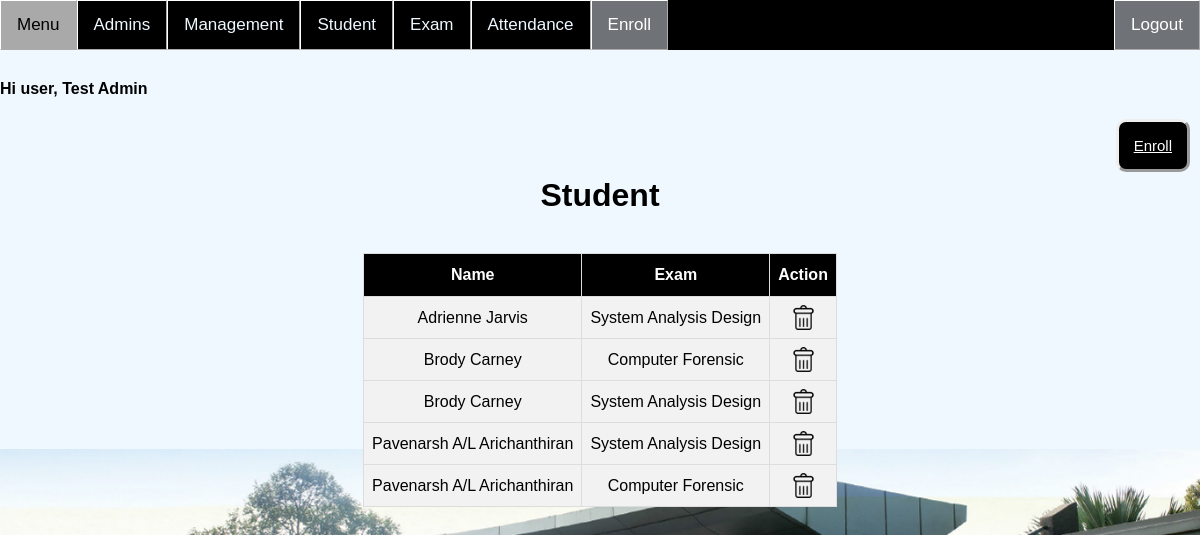
The app's page /Admin/Enroll.php (signed in), older data.
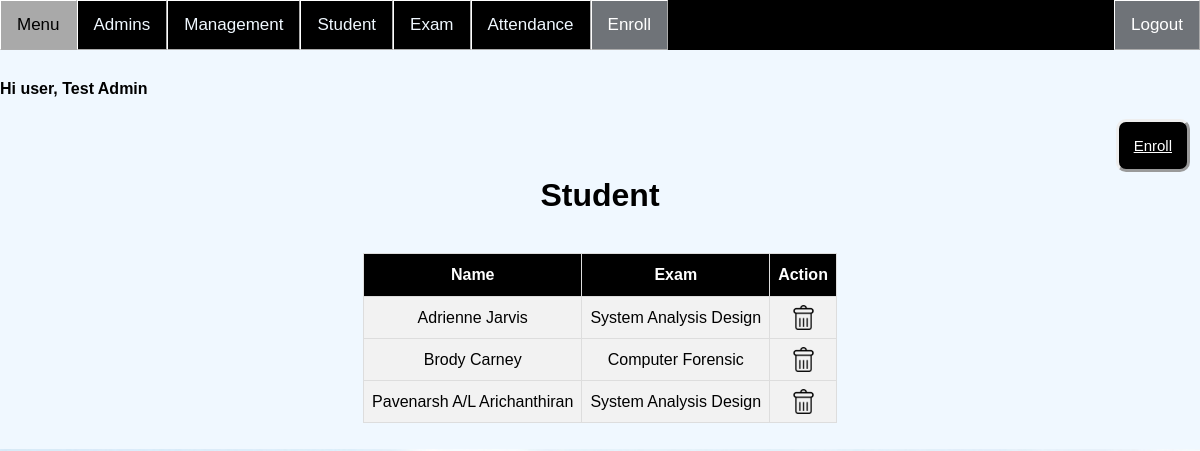
The same page, newer data.
### tables this page shows
CREATE TABLE `student_has_exam` (
  `id` int(9) NOT NULL,
  `student_id` int(11) NOT NULL,
  `exam_id` int(11) NOT NULL,
  `attendance` int(11) NOT NULL,
  `attendance_date_time` datetime DEFAULT NULL
);

CREATE TABLE `student` (
  `id` int(11) NOT NULL,
  `name` varchar(255) NOT NULL,
  `ic_no` varchar(99) NOT NULL,
  `student_id` varchar(99) NOT NULL,
  `email` varchar(99) NOT NULL,
  `enrol_fingerprint` int(1) NOT NULL,
  `course_id` int(11) NOT NULL,
  `semester_id` int(11) NOT NULL
);

CREATE TABLE `exam` (
  `id` int(11) NOT NULL,
  `name` varchar(255) NOT NULL,
  `datetime` datetime NOT NULL
);

### Admin/Enroll.php (the view, shortened to what this page needs)
<?php
if(isset ($_SESSION["userId"]))
{	include "Header.php";?>
<!DOCTYPE html>
<html>
<head>
</head>
<body>
	<a style="float:right;margin-right:10px" href="EnrollAdd.php" class="btn">Enroll</a><br><br>
	<h1 align="center"> Student</h1>
	<br>
<?php
	$queryGet = "SELECT student_has_exam.*, student.name as studentName, exam.name AS examName
                FROM student_has_exam
                INNER JOIN student ON student_has_exam.student_id = student.id
                INNER JOIN exam ON student_has_exam.exam_id = exam.id
                ORDER BY student.name";
	$resultGet = mysqli_query($link,$queryGet);
	if(!$resultGet)
	{
		die ("Invalid Query - get Items List: ". mysqli_error($link));
	}
	else
	{?>
	<table id="table" border="1" align="center">
		<tr>
			<th>Name</th>
			<th>Exam</th>
			<th>Action</th>
		</tr>
<?php	while($row= mysqli_fetch_array($resultGet, MYSQLI_BOTH))
		{	?>
			<tr>
				<td><?php echo $row['studentName']?></td>
				<td><?php echo $row['examName'];?></td>
				<td>
					<a href="Delete.php?eid=<?php echo $row['id'];?>" onclick="return confirm('Are you sure?')">
					<img border="0" alt="editB" src="../CSS/btn/delB.png" width="25" height="25"></a></a>
				</td>
			</tr>
<?php	}?>
	</table>
<?php
	}
}
else	{
	echo "No session exists or session has expired. Please log in again ";
	echo "Page will be redirect in 5 seconds";
	header('Refresh: 5; ../Admin/Login.php');
}
	?>
</body>
</html>

Row changes from the older to the newer data that the page shows:
removed student_has_exam: student.name "Brody Carney", exam.name "System Analysis Design"
removed student_has_exam: student.name "Pavenarsh A/L Arichanthiran", exam.name "Computer Forensic"
